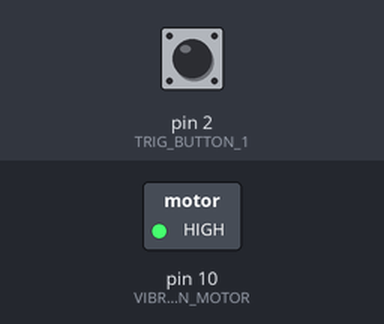
Recording of a sketch running on a simulated Arduino Uno, built with avr-gcc and run on an emulated ATmega328P. On the bench: switched loads named in the sketch (green lamp = pin HIGH). Inputs (shaded band) come from the test bench; at power-on: pin 2 (TRIG_BUTTON_1) HIGH.

Above: at 0.1 s.
Timing chart, 0 to 1.6 s (numbered marks = the images above):
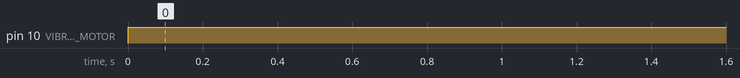

The sketch:

Test_Vibration.ino
```cpp
#include <Button.h>
#define VIBRATION_MOTOR 10
unsigned long previousMillis = 0;
int vibrationState = LOW;
#define TRIG_BUTTON_1 2
Button triggerButton_1(TRIG_BUTTON_1); // Connect your button between TRIG_BUTTON and GND

void setup() {
  // put your setup code here, to run once:
  Serial.begin(9600);
  pinMode(VIBRATION_MOTOR, OUTPUT);
  triggerButton_1.begin();
}

void loop() {
  // put your main code here, to run repeatedly:

  digitalWrite(VIBRATION_MOTOR, HIGH);
}
```

Measured:
- by itself, pin 10 (VIBRATION_MOTOR): LOW → HIGH at 0.00 s
